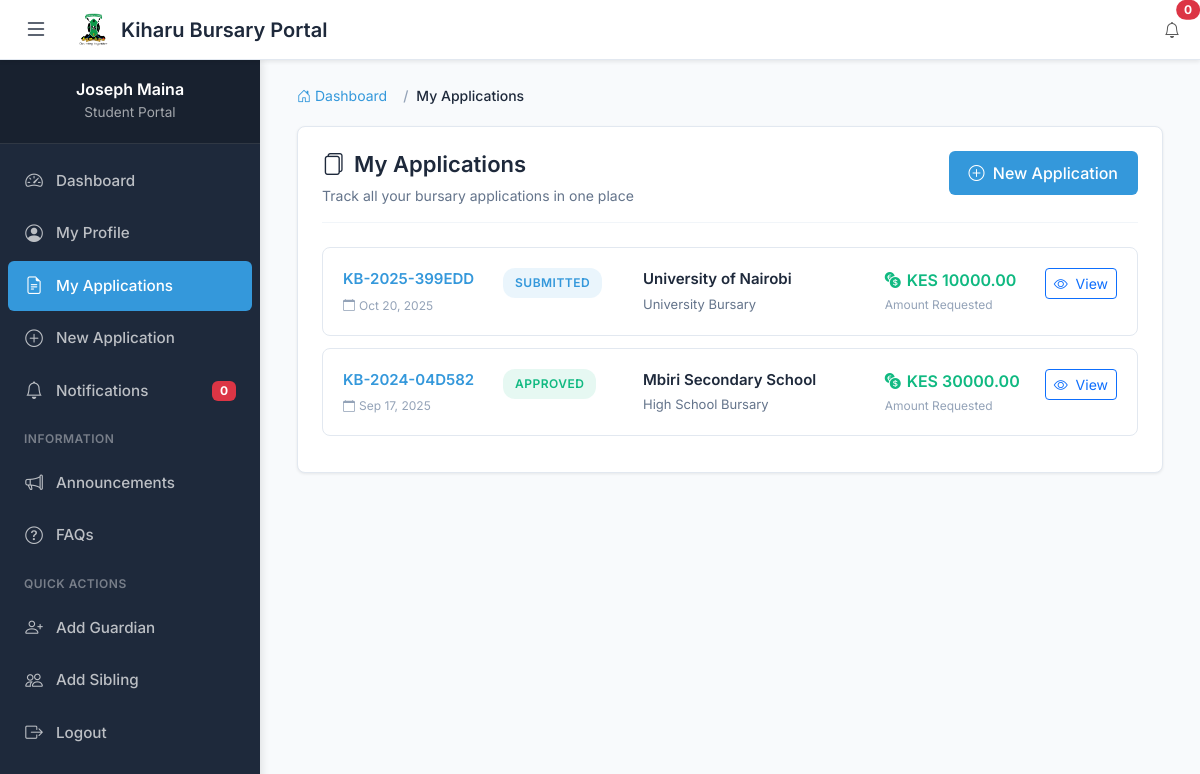
The page /student/applications/ (signed in) on the database as committed earlier.
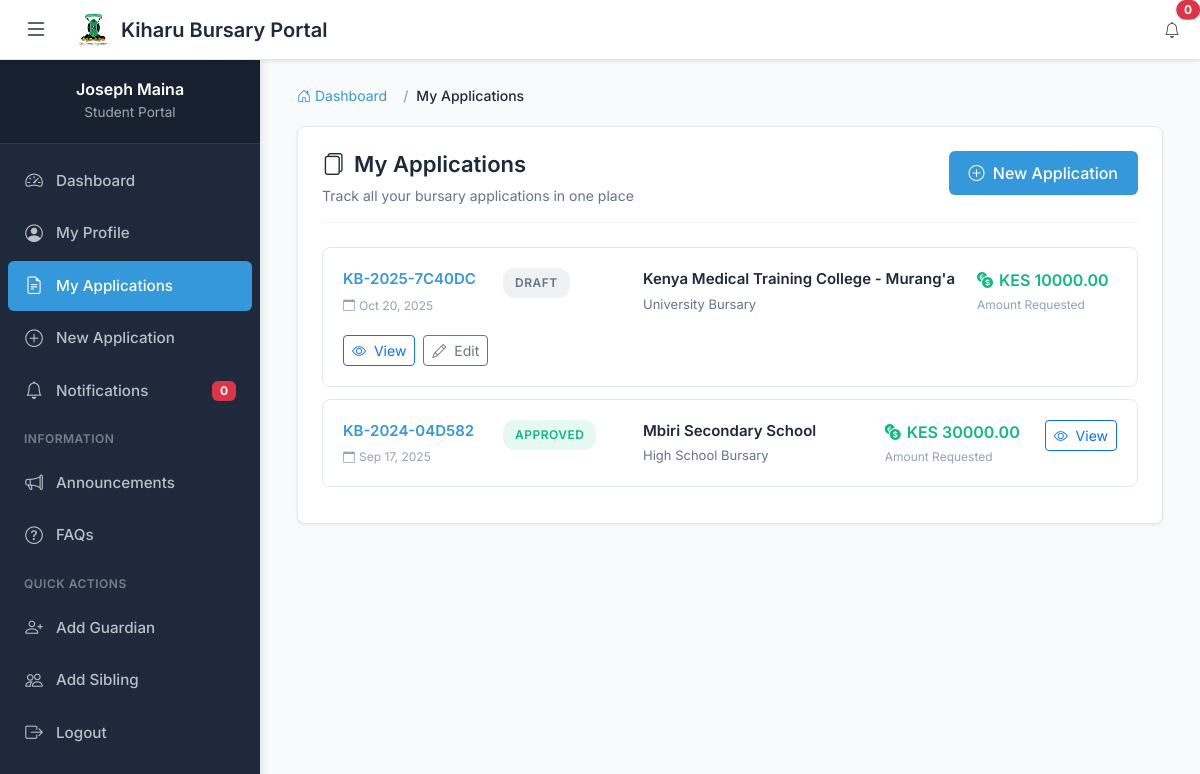
The same page on the database as committed later.
### kiharu_system/models.py (models this page shows, shortened)
class User(AbstractUser):
    USER_TYPES = (
        ('applicant', 'Applicant'),
        ('admin', 'Administrator'),
        ('reviewer', 'Application Reviewer'),
        ('finance', 'Finance Officer'),
    )
    user_type = models.CharField(max_length=20, choices=USER_TYPES, default='applicant')
    id_number = models.CharField(max_length=20, unique=True, null=True, blank=True)
    phone_regex = RegexValidator(
        regex=r'^\+254\d{9}$',
        message="Phone number must be entered in the format: '+254XXXXXXXXX'. Exactly 12 digits including country code."
    )
    phone_number = models.CharField(validators=[phone_regex], max_length=17, blank=True)

class Application(models.Model):
    APPLICATION_STATUS = (
        ('draft', 'Draft'),
        ('submitted', 'Submitted'),
        ('under_review', 'Under Review'),
        ('approved', 'Approved'),
        ('rejected', 'Rejected'),
        ('disbursed', 'Disbursed'),
    )
    application_number = models.CharField(max_length=20, unique=True, editable=False)
    applicant = models.ForeignKey(Applicant, on_delete=models.CASCADE, related_name='applications')
    fiscal_year = models.ForeignKey(FiscalYear, on_delete=models.CASCADE)
    bursary_category = models.ForeignKey(BursaryCategory, on_delete=models.CASCADE)
    institution = models.ForeignKey(Institution, on_delete=models.CASCADE)
    status = models.CharField(max_length=20, choices=APPLICATION_STATUS, default='draft')
    admission_number = models.CharField(max_length=100)
    year_of_study = models.PositiveIntegerField()
    course_name = models.CharField(max_length=200, blank=True, null=True)  # For college/university
    expected_completion_date = models.DateField()
    total_fees_payable = models.DecimalField(max_digits=10, decimal_places=2)
    fees_paid = models.DecimalField(max_digits=10, decimal_places=2)
    fees_balance = models.DecimalField(max_digits=10, decimal_places=2)
    amount_requested = models.DecimalField(max_digits=10, decimal_places=2)
    other_bursaries = models.BooleanField(default=False)
    other_bursaries_amount = models.DecimalField(max_digits=10, decimal_places=2, default=0)
    other_bursaries_source = models.CharField(max_length=200, blank=True, null=True)
    is_orphan = models.BooleanField(default=False)
    is_disabled = models.BooleanField(default=False)
    has_chronic_illness = models.BooleanField(default=False)
    chronic_illness_description = models.TextField(blank=True, null=True)
    date_submitted = models.DateTimeField(auto_now_add=True)
    last_updated = models.DateTimeField(auto_now=True)
    previous_allocation = models.BooleanField(default=False)
    previous_allocation_year = models.CharField(max_length=20, blank=True, null=True)
    previous_allocation_amount = models.DecimalField(max_digits=10, decimal_places=2, default=0)

class Institution(models.Model):
    INSTITUTION_TYPES = (
        ('highschool', 'High School'),
        ('special_school', 'Special School'),
        ('college', 'College'),
        ('university', 'University'),
    )
    name = models.CharField(max_length=200)
    institution_type = models.CharField(max_length=20, choices=INSTITUTION_TYPES)
    county = models.CharField(max_length=100)
    postal_address = models.CharField(max_length=100, blank=True, null=True)
    phone_number = models.CharField(max_length=20, blank=True, null=True)
    email = models.EmailField(blank=True, null=True)

class BursaryCategory(models.Model):
    CATEGORY_TYPES = (
        ('highschool', 'High School'),
        ('special_school', 'Special School'),
        ('college', 'College'),
        ('university', 'University'),
    )
    name = models.CharField(max_length=100)
    category_type = models.CharField(max_length=20, choices=CATEGORY_TYPES)
    fiscal_year = models.ForeignKey(FiscalYear, on_delete=models.CASCADE, related_name='categories')
    allocation_amount = models.DecimalField(max_digits=12, decimal_places=2)
    max_amount_per_applicant = models.DecimalField(max_digits=10, decimal_places=2)

### kiharu_system/views.py (the view)
# urls.py: path('student/applications/', views.student_application_list, name='student_application_list'),
@login_required
def student_application_list(request):
    try:
        applicant = request.user.applicant_profile
    except Applicant.DoesNotExist:
        return redirect('student_profile_create')
    applications = Application.objects.filter(applicant=applicant).order_by('-date_submitted')
    paginator = Paginator(applications, 10)
    page_number = request.GET.get('page')
    page_obj = paginator.get_page(page_number)
    context = {
        'page_obj': page_obj,
        'applications': page_obj,
    }
    return render(request, 'students/application_list.html', context)

### templates/students/application_list.html (shortened to what this page needs)
{% extends 'student_base.html' %}
{% load static %}
{% block content %}
<div class="container-fluid">
    <nav aria-label="breadcrumb">
        <ol class="breadcrumb">
            <li class="breadcrumb-item">
                <a href="{% url 'student_dashboard' %}">
                    <i class="bi bi-house-door"></i> Dashboard
                </a>
            </li>
            <li class="breadcrumb-item active" aria-current="page">My Applications</li>
        </ol>
    </nav>
    <div class="section-container">
        <div class="page-header">
            <div>
                <h1 class="page-title">
                    <i class="bi bi-files"></i>
                    My Applications
                </h1>
                <p class="page-subtitle">
                    Track all your bursary applications in one place
                </p>
            </div>
            <a href="{% url 'student_application_create' %}" class="btn btn-primary">
                <i class="bi bi-plus-circle me-1"></i> New Application
            </a>
        </div>
        {% if applications %}
            {% for application in applications %}
            <div class="application-item">
                <div class="application-wrapper">
                    <div class="application-number-section">
                        <div class="application-number">
                            {{ application.application_number }}
                        </div>
                        <div class="application-date">
                            <i class="bi bi-calendar"></i>
                            {{ application.date_submitted|date:"M j, Y"|default:"Draft" }}
                        </div>
                    </div>
                    <div class="status-section">
                        <span class="status-badge status-{{ application.status }}">
                            {{ application.get_status_display }}
                        </span>
                    </div>
                    <div class="details-section">
                        <div class="institution-name">
                            {{ application.institution.name }}
                        </div>
                        <div class="category-name">
                            {{ application.bursary_category.name }}
                        </div>
                    </div>
                    <div class="amount-section">
                        <div class="amount-display">
                            <i class="bi bi-currency-exchange"></i>
                            KES {{ application.amount_requested|floatformat:2 }}
                        </div>
                        <div class="amount-label">Amount Requested</div>
                    </div>
                    <div class="actions-section">
                        <a href="{% url 'student_application_detail' application.pk %}" class="btn btn-sm btn-outline-primary">
                            <i class="bi bi-eye me-1"></i> View
                        </a>
                        {% if application.status == 'draft' %}
                        <a href="{% url 'student_application_edit' application.pk %}" class="btn btn-sm btn-outline-secondary">
                            <i class="bi bi-pencil me-1"></i> Edit
                        </a>
                        {% endif %}
                    </div>
                </div>
            </div>
            {% endfor %}
        {% endif %}
    </div>
</div>
{% endblock %}

### templates/student_base.html (shortened to what this page needs)
{% load static %}
<!DOCTYPE html>
<html lang="en">
<head>
    <link href="https://cdn.jsdelivr.net/npm/bootstrap@5.3.0/dist/css/bootstrap.min.css" rel="stylesheet">
    <link href="https://cdn.jsdelivr.net/npm/bootstrap-icons@1.11.0/font/bootstrap-icons.css" rel="stylesheet">
</head>
<body>
    <nav class="navbar navbar-expand-lg navbar-custom">
        <div class="container-fluid">
            <button class="btn sidebar-toggle me-3" type="button" id="sidebarToggle">
                <i class="bi bi-list"></i>
            </button>
            <a class="navbar-brand" href="{% url 'student_dashboard' %}">
                <img src="{% static 'images/logo.png' %}" alt="Logo">
                Kiharu Bursary Portal
            </a>
            <div class="collapse navbar-collapse" id="navbarNav">
                <ul class="navbar-nav ms-auto">
                    <li class="nav-item dropdown">
                        <a class="nav-link dropdown-toggle position-relative" href="#" id="notificationsDropdown" role="button" data-bs-toggle="dropdown" aria-expanded="false">
                            <i class="bi bi-bell"></i>
                            <span class="position-absolute top-0 start-100 translate-middle badge rounded-pill bg-danger">
                                0
                            </span>
                        </a>
                    </li>
                </ul>
            </div>
        </div>
    </nav>
    <div class="sidebar" id="sidebar">
        <div class="sidebar-header">
            <h5>{{ user.get_full_name|default:user.username }}</h5>
            <small>Student Portal</small>
        </div>
        <div class="sidebar-content">
            <ul class="sidebar-menu">
                <li>
                    <a href="{% url 'student_dashboard' %}" class="menu-link {% if request.resolver_match.url_name == 'student_dashboard' %}active{% endif %}">
                        <i class="bi bi-speedometer2"></i>
                        <span class="menu-text">Dashboard</span>
                    </a>
                </li>
                <li>
                    <a href="{% url 'student_profile_view' %}" class="menu-link {% if request.resolver_match.url_name == 'student_profile_view' %}active{% endif %}">
                        <i class="bi bi-person-circle"></i>
                        <span class="menu-text">My Profile</span>
                    </a>
                </li>
                <li>
                    <a href="{% url 'student_application_list' %}" class="menu-link {% if 'application' in request.resolver_match.url_name %}active{% endif %}">
                        <i class="bi bi-file-earmark-text"></i>
                        <span class="menu-text">My Applications</span>
                    </a>
                </li>
                <li>
                    <a href="{% url 'student_application_create'%}" class="menu-link {% if request.resolver_match.url_name == 'student_application_create' %}active{% endif %}">
                        <i class="bi bi-plus-circle"></i>
                        <span class="menu-text">New Application</span>
                    </a>
                </li>
                <li>
                    <a href="{% url 'notifications_list' %}" class="menu-link position-relative {% if request.resolver_match.url_name == 'notifications_list' %}active{% endif %}">
                        <i class="bi bi-bell"></i>
                        <span class="menu-text">Notifications</span>
                        <span class="badge bg-danger ms-auto">0</span>
                    </a>
                </li>
                <li class="section-header">Information</li>
                <li>
                    <a href="{% url 'announcements_view' %}" class="menu-link {% if request.resolver_match.url_name == 'announcements_view' %}active{% endif %}">
                        <i class="bi bi-megaphone"></i>
                        <span class="menu-text">Announcements</span>
                    </a>
                </li>
                <li>
                    <a href="{% url 'faqs_view' %}" class="menu-link {% if request.resolver_match.url_name == 'faqs_view' %}active{% endif %}">
                        <i class="bi bi-question-circle"></i>
                        <span class="menu-text">FAQs</span>
                    </a>
                </li>
                <li class="section-header">Quick Actions</li>
                <li>
                    <a href="{% url 'guardian_create' %}" class="menu-link">
                        <i class="bi bi-person-plus"></i>
                        <span class="menu-text">Add Guardian</span>
                    </a>
                </li>
                <li>
                    <a href="{% url 'sibling_create' %}" class="menu-link">
                        <i class="bi bi-people"></i>
                        <span class="menu-text">Add Sibling</span>
                    </a>
                </li>
                <li>
                    <a href="{% url 'logout_view' %}" class="menu-link">
                        <i class="bi bi-box-arrow-right"></i>
                        <span class="menu-text">Logout</span>
                    </a>
                </li>
            </ul>
        </div>
    </div>
    <div class="main-content" id="mainContent">
        {% block content %}{% endblock %}
    </div>
</body>
</html>

Rows that differ between the two databases and show on the page:
removed Application: application_number "KB-2025-399EDD", date_submitted "Oct 20, 2025", status "SUBMITTED", institution.name "University of Nairobi", bursary_category.name "University Bursary", amount_requested "10000.00"
added Application: application_number "KB-2025-7C40DC", date_submitted "Oct 20, 2025", status "DRAFT", institution.name "Kenya Medical Training College - Murang'a", bursary_category.name "University Bursary", amount_requested "10000.00", shows "Edit"
